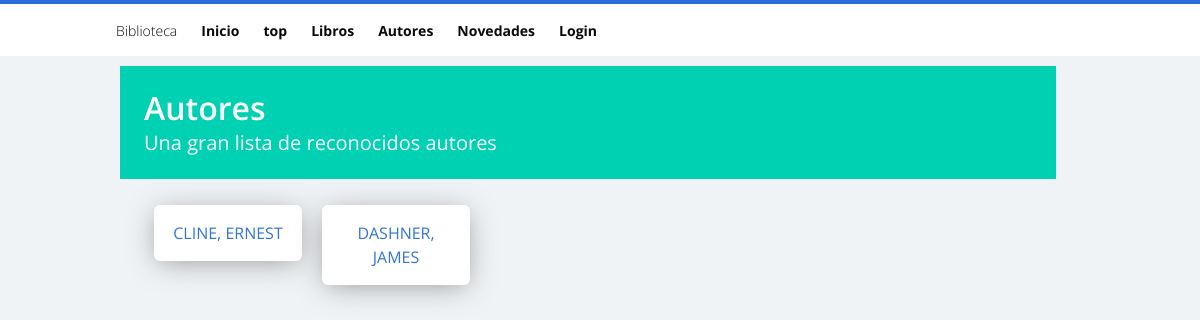
Screenshot of /catalog/authors/ with the database file from the repository.
### catalog/models.py (models this page shows)
class Author(models.Model):
    first_name = models.CharField(max_length=100)
    last_name = models.CharField(max_length=100)
    date_of_birth = models.DateField(null=True, blank=True)
    date_of_death = models.DateField('died', null=True, blank=True)
    class Meta:
        ordering = ["last_name","first_name"]
    def get_absolute_url(self):
        return reverse('author-detail', args=[str(self.id)])
    def __str__(self):
        return '{0}, {1}'.format(self.last_name,self.first_name)

### catalog/views.py (the view)
# urls.py: path('authors/', views.AuthorListView.as_view(), name='authors'),
class AuthorListView(generic.ListView):
    model = Author
    paginate_by = 10

### catalog/templates/catalog/author_list.html (shortened to what this page needs)
{% extends "base_generic.html" %}
{% block content %}
<section class="hero welcome is-small is-primary">
      <div class="hero-body">
        <div class="container">
            <h1 class="title">Autores</h1>
            <h2 class="subtitle">Una gran lista de reconocidos autores</h2>
        </div>
    </div>
</section>
<section class="section cont-normal column is-12">
{% if author_list %}
  {% for author in author_list %}
  <div class="card column mrg-p is-2 n-card">
  	<div class="card-content">
            <div class="media-content center">
      		<p><a href="{{ author.get_absolute_url }}">
      		{{ author }}
      		</a></p>
  		</div>
  	</div>
  </div>
  {% endfor %}
{% else %}
  <p>No hay autores aún.</p>
{% endif %}
 </section>
{% endblock %}

### catalog/static/css/style.css (style rules this page uses)
html, body { font-family: 'Open Sans', serif; font-size: 16px; line-height: 1.5; height: 100%; background: #f0f3f5; }
.hero.welcome .title, .hero.welcome .subtitle { color: hsl(192, 17%, 99%); }
.n-card { float: left; }
.mrg-p { padding: 0px !important; }
.center { text-align: center !important; }
.cont-normal { width: 100%; margin: auto; }

### catalog/templates/catalog/author_list.html (style rules this page uses)
.hero { margin:10px auto 0px auto !important; }

### rows the page displays
Author: last_name+first_name "CLINE, ERNEST"
Author: last_name+first_name "DASHNER, JAMES"
